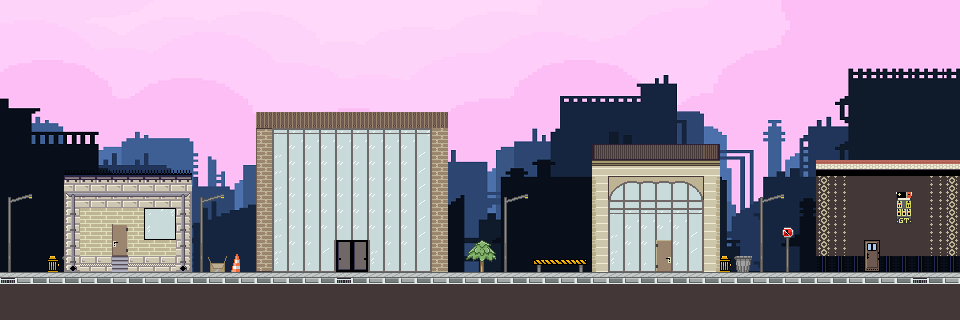

Rendered tile map (Tiled .tmx) drawn with the repository's tilesets; below, a short description and the map source with its tile grids summarised:
An orthogonal 60x20 tile map with 16x16 px tiles, 2 tile layers (background, città), 3 tilesets and 3 objects (barriersx, barrierdx, platform).

<map version="1.4" tiledversion="1.4.3" orientation="orthogonal" renderorder="right-down" width="60" height="20" tilewidth="16" tileheight="16" infinite="0" nextlayerid="6" nextobjectid="7">
 <editorsettings>
  <export target="livello1.json" format="json" />
 </editorsettings>
 <tileset firstgid="1" name="decorazioni" tilewidth="16" tileheight="16" spacing="1" margin="1" tilecount="90" columns="9">
  <image source="decorazionicity.png" width="160" height="180" />
 </tileset>
 <tileset firstgid="91" name="city" tilewidth="16" tileheight="16" spacing="1" margin="1" tilecount="1650" columns="66">
  <image source="city.png" width="1132" height="439" />
 </tileset>
 <tileset firstgid="1741" name="background" tilewidth="16" tileheight="16" spacing="1" margin="1" tilecount="1008" columns="56">
  <image source="city-background.png" width="960" height="320" />
 </tileset>
 <layer id="5" name="background" width="60" height="20">
  <data>[1200 cells, 1080 non-empty, 1008 distinct tile ids]</data>
 </layer>
 <layer id="1" name="città" width="60" height="20">
  <data>[1200 cells, 525 non-empty, 93 distinct tile ids]</data>
 </layer>
 <objectgroup id="3" name="barrier">
  <object id="1" type="barriersx" x="0" y="1.5" width="6.5" height="317" visible="0">
   <properties>
    <property name="bodyType" value="static" />
   </properties>
  </object>
  <object id="2" name="barrierdx" type="barrierdx" x="956.25" y="1" width="3.25" height="318.75" visible="0">
   <properties>
    <property name="bodyType" value="static" />
   </properties>
  </object>
 </objectgroup>
 <objectgroup id="4" name="platform">
  <object id="6" type="platform" x="2.33333" y="275" width="956" height="42.75" visible="0">
   <properties>
    <property name="bodyType" value="static" />
   </properties>
  </object>
 </objectgroup>
</map>
